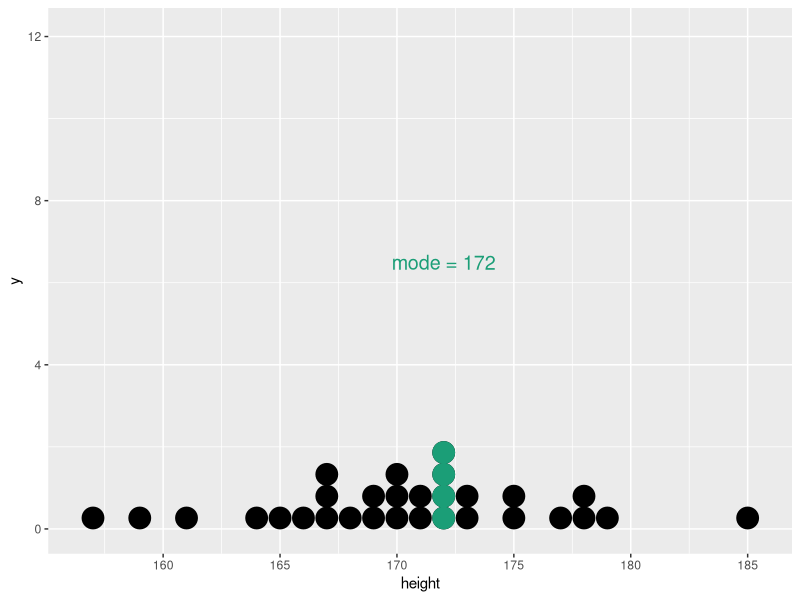
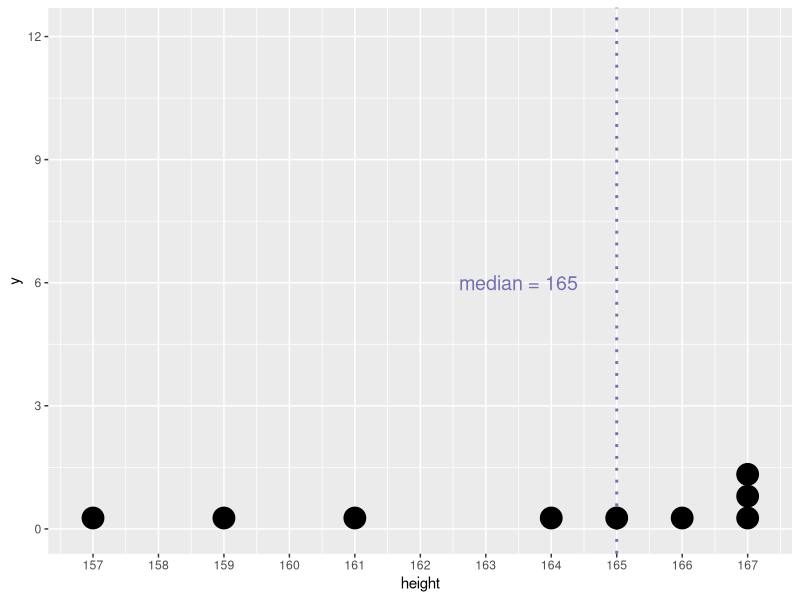
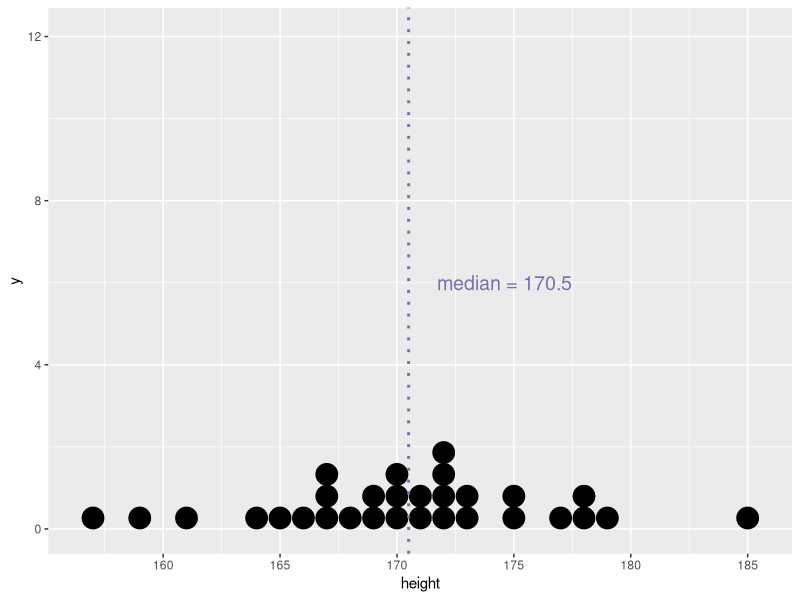
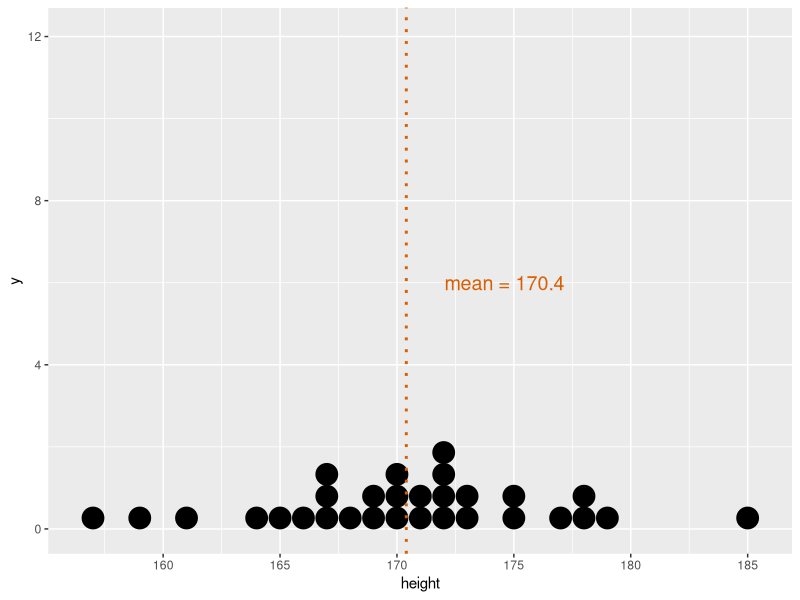
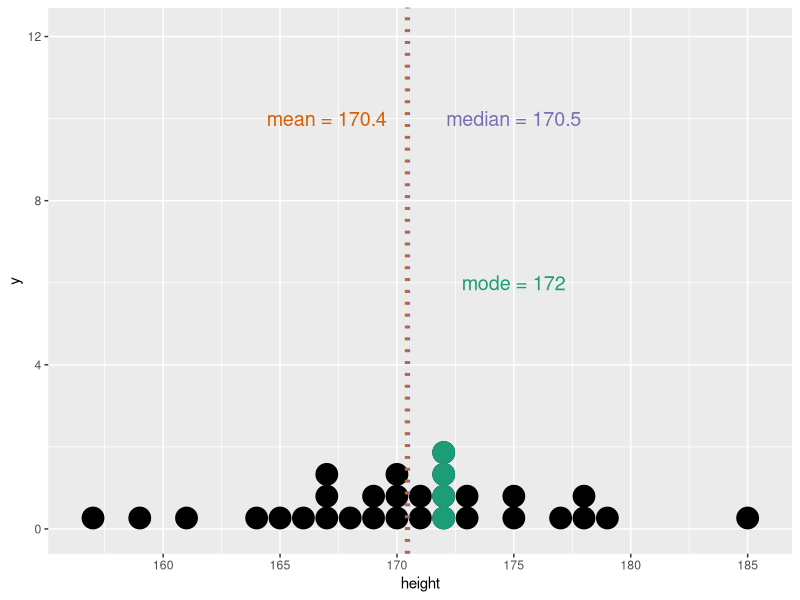
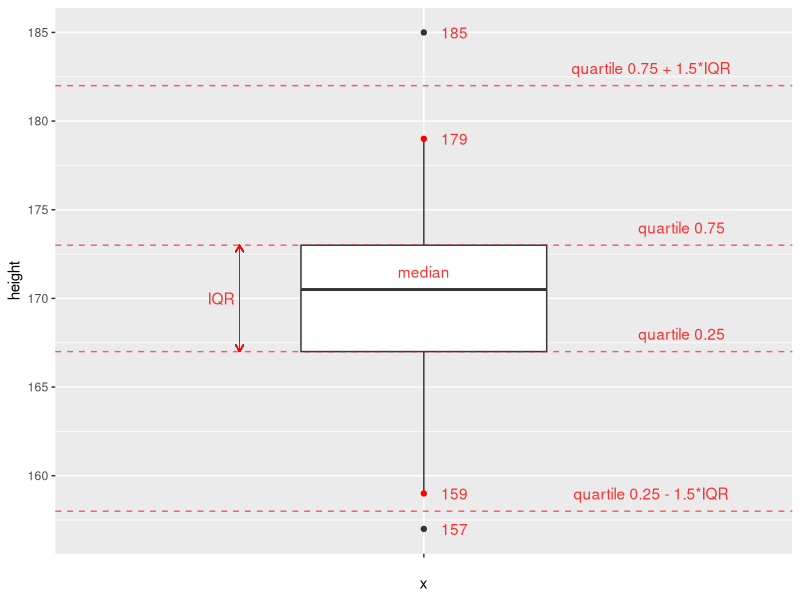
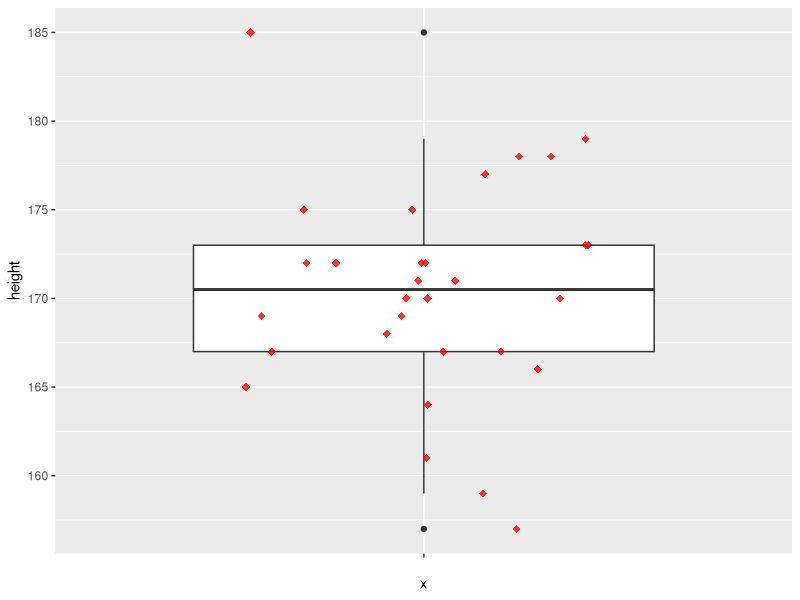
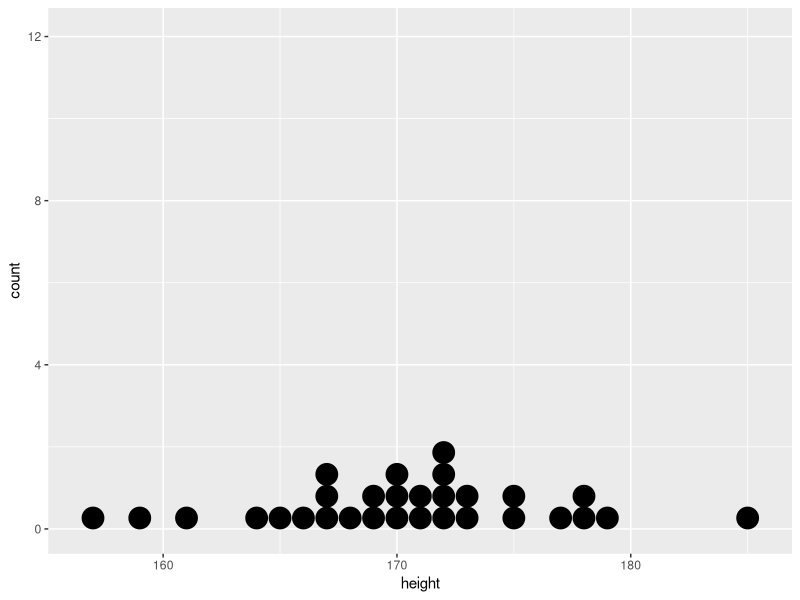

Reproduce these figures in R, in order.
## ---- chunk 1
library(ggplot2)
library(dplyr)
knitr::opts_chunk$set(message = F, warning = F, cache = T)
## ---- chunk 2
# fig.height - размер изображение после knit'a
# цвета для графиков взяты здесь http://colorbrewer2.org/
a <- c(157, 159, 161, 164, 165, 166, 167, 167, 167, 168,
       169, 169, 170, 170, 170, 171, 171, 172, 172, 172,
       172, 173, 173, 175, 175, 177, 178, 178, 179, 185)
d <- data.frame(height = a)                 # основные данные
d_mode <- data.frame(height = rep(172, 4))
g <- ggplot() +
  geom_dotplot(data = d, aes(height)) +
  scale_x_continuous(breaks = seq(155, 190, 5)) +
  scale_y_continuous(limits = c(0, 12.1),    # 12.1 - найдено методом математического подгона
                     breaks = seq(0, 12, 4))
g + geom_dotplot(data = d_mode, aes(height), color = "#1b9e77", fill = "#1b9e77") +
  annotate("text", x = 172, y = 6.5,
           label = "mode = 172", size = 5, color = "#1b9e77")
## ---- chunk 3
d_sml <- d %>% slice(1:9)
ggplot(d_sml, aes(height)) +
  geom_vline(data = d_sml, aes(xintercept = median(height)),
             color = "#7570b3", linetype = "dotted", size = 1) +
  geom_dotplot() +
  scale_x_continuous(breaks = seq(155, 168, 1)) +
  scale_y_continuous(limits = c(0, 12.1),
                     breaks = seq(0, 12, 3)) +
  annotate("text", x = 163.5, y = 6,
           label = "median = 165", color = "#7570b3", size = 5)
## ---- chunk 4
g + geom_vline(data = d, aes(xintercept = median(height)),
             color = "#7570b3", linetype = "dotted", size = 1) +
  annotate("text", x = 174.6, y = 6,
           label = "median = 170.5", size = 5, color = "#7570b3")
## ---- chunk 5
g + geom_vline(data = d, aes(xintercept = mean(height)),
             color = "#d95f02", linetype = "dotted", size = 1) +
  annotate("text", x = 174.6, y = 6,
           label = "mean = 170.4", size = 5, color = "#d95f02")
## ---- chunk 6
g + geom_dotplot(data = d_mode, aes(height), color = "#1b9e77", fill = "#1b9e77") +
  geom_vline(data = d, aes(xintercept = mean(height)),
             color = "#d95f02", linetype = "dotted", size = 1) +
  geom_vline(data = d, aes(xintercept = median(height)),
             color = "#7570b3", linetype = "dotted", size = 1) +
  annotate("text",
           x = c(175, 167, 175),
           y = c(6, 10, 10),
           label = c("mode = 172","mean = 170.4", "median = 170.5"),
           size = 5,
           color = c("#1b9e77", "#d95f02", "#7570b3"))
## ---- chunk 7
x <- c(1, 5, 2, 7, 1, 9, 3, 8, 5, 9)
L <- length(x)   # кол-во элементов в выборке
M <- mean(x)     # среднее значение выборки
D <- sum((x - M) ^ 2) / (L - 1) #  расчет дисперсии
sd <- sqrt(D)    # расчет стандартного отклонения
print(c(D, sd))  # вывод результатов
## ---- chunk 8
D <- var(x)     # расчет дисперсии
sd <- sd(x)     # расчет стандартного отклонения
print(c(D, sd)) # вывод результатов
## ---- chunk 9
quart_1 <- quantile(d$height, 0.25)
quart_3 <- quantile(d$height, 0.75)
iqr <- IQR(d$height)
ggplot(data = d) + 
  geom_boxplot(aes(x = "", y = height), width = 0.4) +
  geom_hline(yintercept = quart_1 - 1.5 * iqr,
             linetype = "dashed", color = "red", alpha = 0.6) +
  geom_hline(yintercept = quart_1,
             linetype = "dashed", color = "red", alpha = 0.6) +
  geom_hline(yintercept = quart_3,
             linetype = "dashed", color = "red", alpha = 0.6) +
  geom_hline(yintercept = quart_3 + 1.5 * iqr,
             linetype = "dashed", color = "red", alpha = 0.6) +
  annotate("text", x = 1.42, y = quart_1 + 1, 
           label = "quartile 0.25", color = "red", alpha = 0.8) +
  annotate("text", x = 1.42, y = quart_3 + 1, 
           label = "quartile 0.75", color = "red", alpha = 0.8) + 
  annotate("text", x = 1, y = 171.5, 
           label = "median", color = "red", alpha = 0.8) +
  annotate("text", x = 1.37, y = quart_1 - 1.5 * iqr + 1, 
           label = "quartile 0.25 - 1.5*IQR", color = "red", alpha = 0.8) + 
  annotate("text", x = 1.37, y = quart_3 + 1.5 * iqr + 1, 
           label = "quartile 0.75 + 1.5*IQR", color = "red", alpha = 0.8) +
  geom_segment(aes(x = 0.7, xend = 0.7, y = quart_1, yend = quart_3),
               color = "red", arrow = arrow(length = unit(0.2, "cm")), size = 0.3) +
  geom_segment(aes(x = 0.7, xend = 0.7, y = quart_3, yend = quart_1),
               color = "red", arrow = arrow(length = unit(0.2, "cm")), size = 0.3) +
  annotate("text", x = 0.67, y = 170, 
           label = "IQR", color = "red", alpha = 0.8) +
  geom_point(data = data.frame(height = c(159, 179)), 
             aes(x = "", y = height), 
             color = "red") +
  annotate("text", x = 1.05, y = 159, label = "159", color = "red", alpha = 0.8) +
  annotate("text", x = 1.05, y = 179, label = "179", color = "red", alpha = 0.8) +
  annotate("text", x = 1.05, y = 185, label = "185", color = "red", alpha = 0.8) +
  annotate("text", x = 1.05, y = 157, label = "157", color = "red", alpha = 0.8)
  
## ---- chunk 10
ggplot(data = d, aes(x = "", y = height)) + 
  geom_boxplot() +
  geom_jitter(position = position_jitter(width = 0.3, height = 0),
              shape = 18, 
              color = "red", 
              alpha = 0.8, 
              size = 2.5)
## ---- chunk 11
# Основа для графиков
g2 <- ggplot() + scale_y_continuous(limits = c(0, 12.1), breaks = seq(0, 12, 4))
# Изначальный график
g2 + geom_dotplot(data = d, aes(height))
# График преобразованный в Z-score
g2 + geom_dotplot(data = d, aes(scale(height)))
## ---- chunk 12
M <- 175
sd <- 8
x_i <- 186.2

(z_i <- (x_i - M)/sd)
## ---- chunk 13
pnorm(q = 154, mean = 150, sd = 8, lower.tail = FALSE)
# q - квантиль
# mean - среднее
# sd - стандартное отклонение
# lower.tail = F - считается вероятность превышения, иначе вероятность НЕпревышения 
## ---- chunk 14
pnorm(q = 125, mean = 100, sd = 15, lower.tail = F)
# или вот так
1 - pnorm(q = 125, mean = 100, sd = 15)
## ---- chunk 15
pnorm(q = 70, mean = 100, sd = 15, lower.tail = F) - 
  pnorm(q = 112, mean = 100, sd = 15, lower.tail = F)
## ---- chunk 16
n <- 100
D <- 4
(se <- sqrt(D/n))
## ---- chunk 17
gen <- c(102, 91, 99, 100, 103, 98, 99, 101, 106, 88, 103, 97, 103, 101,
       101, 91, 104, 105, 105, 100, 101, 91, 99, 98, 107, 102, 100, 97,
       98, 104, 100, 98, 103, 99, 95, 103, 104, 97, 99, 102, 98, 107, 101,
       93, 98, 101, 93, 91, 107, 102, 96, 93, 100, 105, 103, 107, 99, 102,
       106, 102, 94, 104, 103, 103)
gen
## ---- chunk 18
mean(gen) # средне значение
sd(gen)   # стандартное отклонение
## ---- chunk 19
pr <- 95
(koef <- qnorm((100 - (100 - pr)/2)/100))
## ---- chunk 20
(se <- sd(gen)/sqrt(length(gen))) # стандартная ошибка среднего
## ---- chunk 21
left <- mean(gen) - koef * se   # левая граница доверительного интервала
right <- mean(gen) + koef * se  # правая граница доверительного интервала
c(left, right)
## ---- chunk 22
pr <- 99
koef <- qnorm((100 - (100 - pr)/2)/100) # 2.575829
left <- mean(gen) - koef * se   # левая граница доверительного интервала
right <- mean(gen) + koef * se   # правая граница доверительного интервала
c(left, right)
## ---- chunk 23
x_hat <- 10
se <- 5/sqrt(100)
pr <- 99

koef <- qnorm((100 - (100 - pr)/2)/100)
left <- x_hat - koef * se
right <- x_hat + koef * se
c(left, right)
## ---- chunk 24
x_hat <- 18.5
M <- 20
sd <- 4
n <- 64

se <- sd/sqrt(n)
z <- (x_hat - M)/se

p1 <- 2*pnorm(-(abs(z))) # хз зачем тут минус(
p2 <- 2*pnorm(x_hat, mean = M, sd = sd/sqrt(n))
c(p1, p2)
## ---- chunk 25
n <- 64
sd <- 4
x_hat <- 18.5
se <- sd/sqrt(n)
pr <- 95

koef <- qnorm((100 - (100 - pr)/2)/100)
left <- x_hat - koef * se
right <- x_hat + koef * se
c(left, right)
## ---- chunk 26
x_hat <- 118
n <- 144
sd <- 9
M <- 115

p1 <- 2*pnorm(x_hat, mean = M, sd = sd/sqrt(n))
p2 <- 2*pnorm(M, mean = x_hat, sd = sd/sqrt(n)) # вроде это значение правильное
c(p1, p2)
